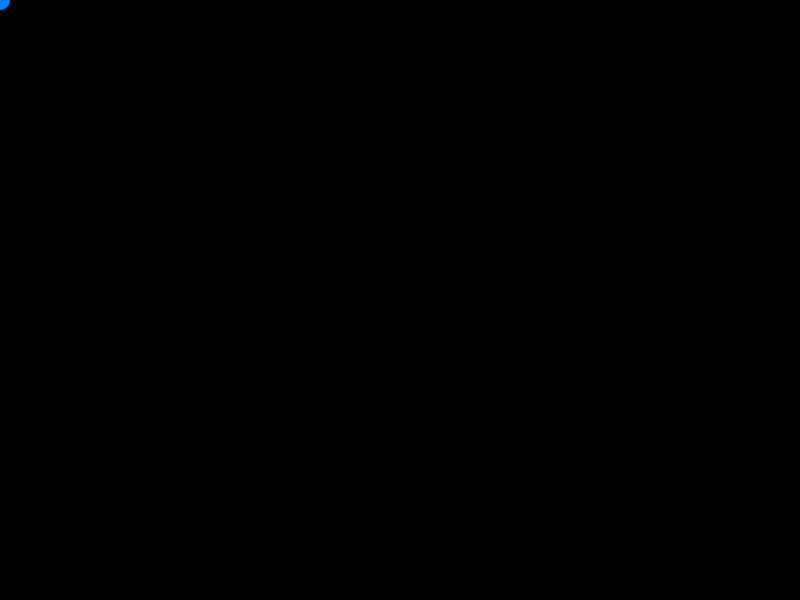
Frame 1 (no input)
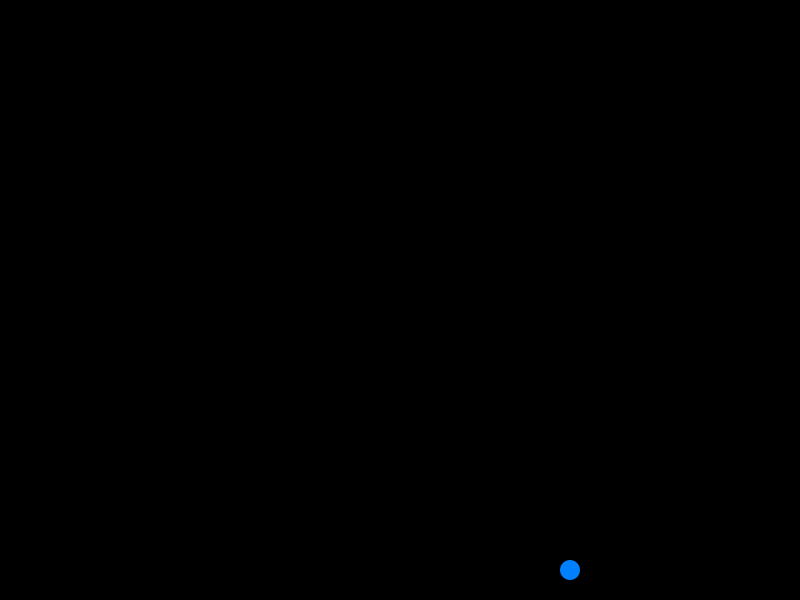
Frame 60 (the mouse pressed at the canvas centre just before this capture)
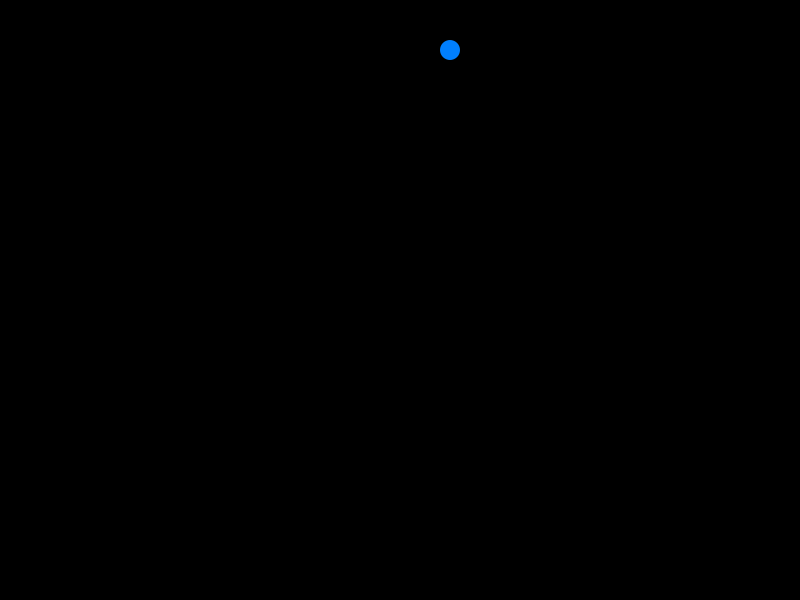
Frame 120 (the mouse held since frame 60 and released just before this capture)

The Processing sketch that drew these frames (run headless with seeded random() and noise(); from frame 60 on, the mouse is pressed at the canvas centre):

// Processing sketch: bound_circle
// ── bound_circle.pde
int locationX;
int locationY;
int directionX;
int directionY;

void setup(){
  size(800, 600);
  frameRate(60);
  fill(0, 127, 255);
  noStroke();
  
  locationX = 0;
  locationY = 0;
  directionX = -1;
  directionY = -1;
}

void draw(){
  background(0);
  ellipse(locationX, locationY, 20, 20);
  
  locationX = locationX + 10 * directionX;
  locationY = locationY + 10 * directionY;
  
  if (locationX < 0 || locationX > width){
    directionX = directionX * -1;
  }
  if (locationY < 0 || locationY > height){
    directionY = directionY * -1;
  }
}
